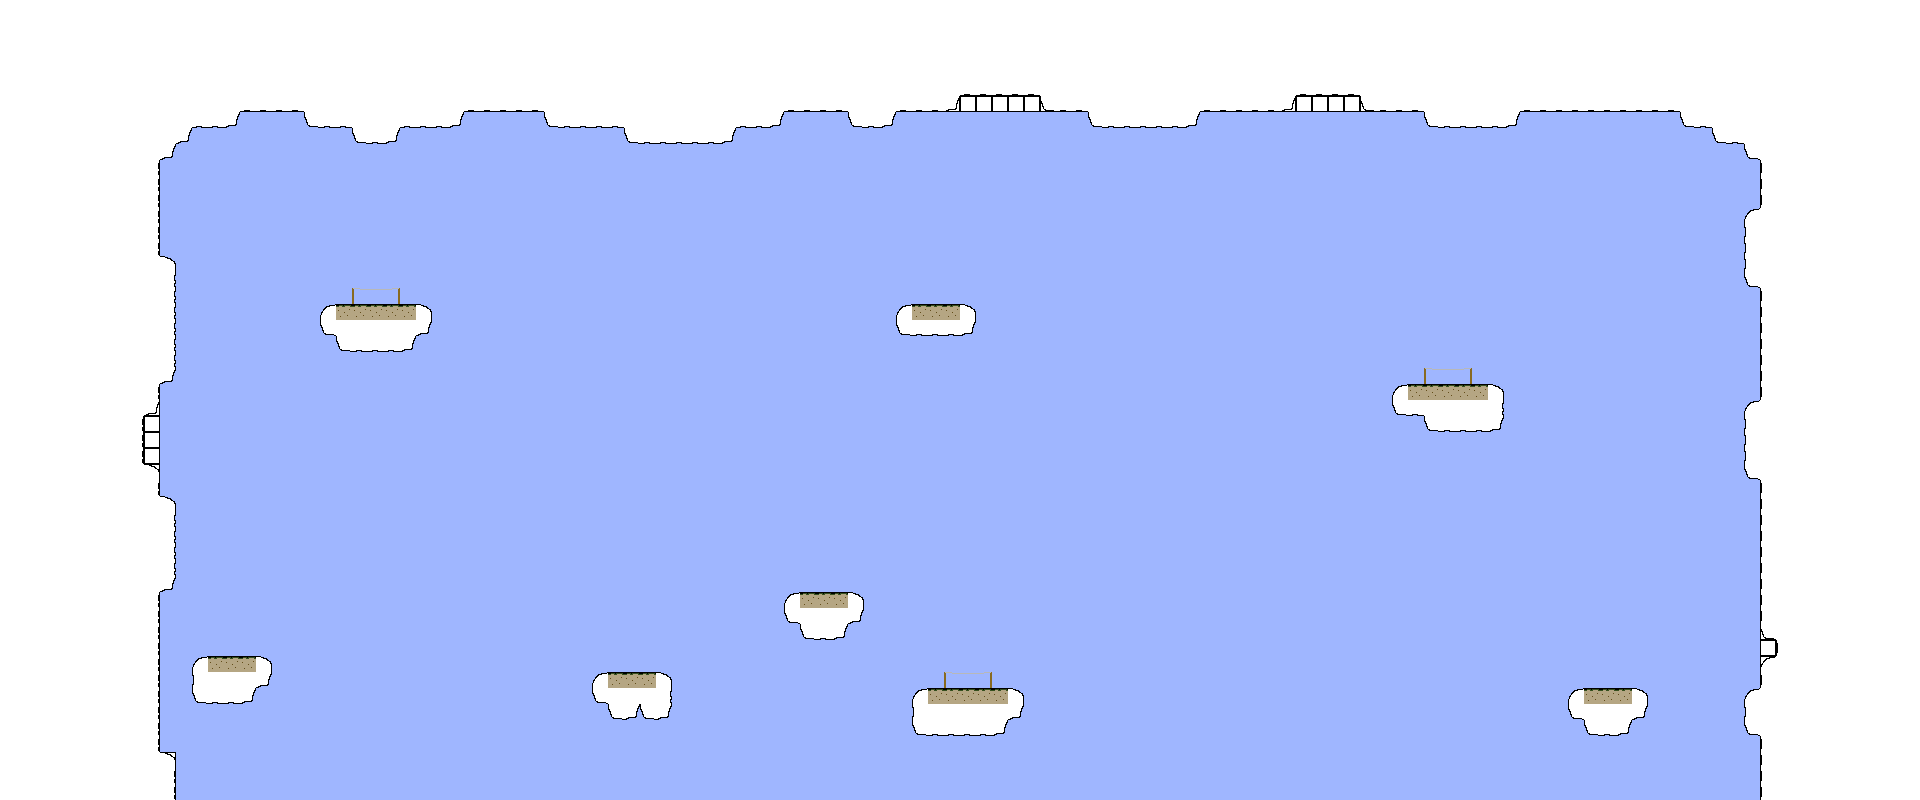

Tiled map render using the project's own tile images. Description and the map definition, with tile-layer contents summarised, below:
An orthogonal 120x50 tile map with 16x16 px tiles, 6 tile layers (Background, Ground, Foreground, Objects, ...) and 1 object.

<map version="1.0" orientation="orthogonal" renderorder="right-down" width="120" height="50" tilewidth="16" tileheight="16" nextobjectid="1">
 <tileset firstgid="1" name="spritesheet" tilewidth="16" tileheight="16" spacing="2" margin="1" tilecount="100" columns="10">
  <image source="../Sprites/spritesheet.png" width="180" height="180" />
  <tile id="3">
   <objectgroup draworder="index">
    <object id="0" x="0" y="0" width="16" height="16" />
   </objectgroup>
  </tile>
  <tile id="10">
   <objectgroup draworder="index" />
  </tile>
 </tileset>
 <layer name="Background" width="120" height="50">
  <data>[6000 cells, 6000 non-empty, 1 distinct tile ids]</data>
 </layer>
 <layer name="Ground" width="120" height="50">
  <data>[6000 cells, 2030 non-empty, 1 distinct tile ids]</data>
 </layer>
 <layer name="Foreground" width="120" height="50">
  <data>[6000 cells, 2213 non-empty, 13 distinct tile ids]</data>
 </layer>
 <layer name="Objects" width="120" height="50">
  <data>[6000 cells, 0 non-empty, 0 distinct tile ids]</data>
 </layer>
 <layer name="Top Foreground" width="120" height="50">
  <data>[6000 cells, 0 non-empty, 0 distinct tile ids]</data>
 </layer>
 <layer name="Platforms" width="120" height="50">
  <data>[6000 cells, 0 non-empty, 0 distinct tile ids]</data>
 </layer>
</map>
